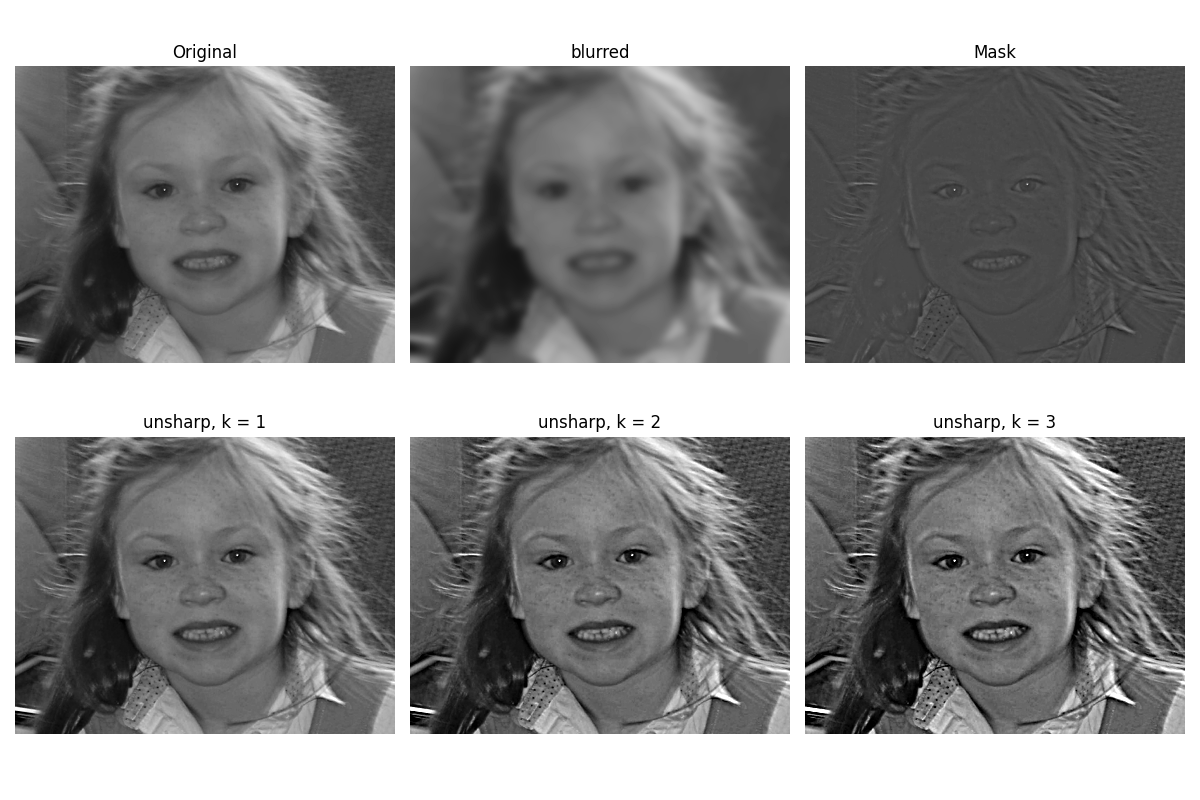

Here is the Python script that generated this plot:
import matplotlib.pyplot as plt
from skimage.io import imread
from libDIP.intScaling4e import intScaling4e
from libDIPUM.unsharp import unsharp
from libDIPUM.data_path import dip_data

# Parameters
k = [1, 2, 3]
N = 31
Sigma = 5.0

# Data
f = imread(dip_data('girl-blurred.tif'))
if f.ndim == 3:
    f = f[:, :, 0]

# Unsharp masking (k = 1)
g, gb, gmask_raw = unsharp(f, k[0], N, Sigma)
gmask = intScaling4e(gmask_raw)

# Highboost filtering
ghb2, _, _ = unsharp(f, k[1], N, Sigma)
ghb3, _, _ = unsharp(f, k[2], N, Sigma)

# Display
plt.figure(figsize=(12, 8))

plt.subplot(2, 3, 1)
plt.imshow(f, cmap='gray')
plt.title('Original')
plt.axis('off')

plt.subplot(2, 3, 2)
plt.imshow(gb, cmap='gray', vmin=0, vmax=1)
plt.title('blurred')
plt.axis('off')

plt.subplot(2, 3, 3)
plt.imshow(gmask, cmap='gray')
plt.title('Mask')
plt.axis('off')

plt.subplot(2, 3, 4)
plt.imshow(g, cmap='gray', vmin=0, vmax=1)
plt.title(f'unsharp, k = {k[0]}')
plt.axis('off')

plt.subplot(2, 3, 5)
plt.imshow(ghb2, cmap='gray', vmin=0, vmax=1)
plt.title(f'unsharp, k = {k[1]}')
plt.axis('off')

plt.subplot(2, 3, 6)
plt.imshow(ghb3, cmap='gray', vmin=0, vmax=1)
plt.title(f'unsharp, k = {k[2]}')
plt.axis('off')

plt.tight_layout()
plt.savefig('Figure355.png')
print('Saved Figure355.png')
plt.show()
